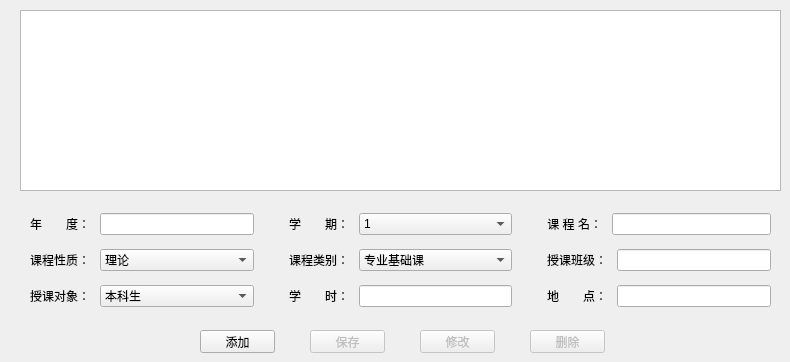
   <widget class="QWidget" name="tab_11">
    <attribute name="title">
     <string>课堂教学</string>
    </attribute>
    <widget class="QPushButton" name="btn_teaching_add">
     <property name="geometry">
      <rect>
       <x>200</x>
       <y>330</y>
       <width>75</width>
       <height>23</height>
      </rect>
     </property>
     <property name="text">
      <string>添加</string>
     </property>
     <property name="autoDefault">
      <bool>false</bool>
     </property>
    </widget>
    <widget class="QWidget" name="verticalLayoutWidget_15">
     <property name="geometry">
      <rect>
       <x>20</x>
       <y>200</y>
       <width>761</width>
       <height>121</height>
      </rect>
     </property>
     <layout class="QVBoxLayout" name="verticalLayout_15">
      <property name="leftMargin">
       <number>10</number>
      </property>
      <property name="topMargin">
       <number>5</number>
      </property>
      <property name="rightMargin">
       <number>10</number>
      </property>
      <property name="bottomMargin">
       <number>5</number>
      </property>
      <item>
       <layout class="QHBoxLayout" name="horizontalLayout_248" stretch="1,1,1">
        <property name="spacing">
         <number>35</number>
        </property>
        <item>
         <layout class="QHBoxLayout" name="horizontalLayout_249" stretch="1,3">
          <property name="spacing">
           <number>10</number>
          </property>
          <item>
           <widget class="QLabel" name="teaching_label_annual">
            <property name="text">
             <string>年　　度：</string>
            </property>
            <property name="alignment">
             <set>Qt::AlignRight|Qt::AlignTrailing|Qt::AlignVCenter</set>
            </property>
           </widget>
          </item>
          <item>
           <widget class="QLineEdit" name="teaching_edit_annual">
            <property name="maxLength">
             <number>20</number>
            </property>
           </widget>
          </item>
         </layout>
        </item>
        <item>
         <layout class="QHBoxLayout" name="horizontalLayout_250" stretch="1,3">
          <property name="spacing">
           <number>10</number>
          </property>
          <item>
           <widget class="QLabel" name="teaching_label_semester">
            <property name="text">
             <string>学　　期：</string>
            </property>
            <property name="alignment">
             <set>Qt::AlignRight|Qt::AlignTrailing|Qt::AlignVCenter</set>
            </property>
           </widget>
          </item>
          <item>
           <widget class="QComboBox" name="teaching_combo_semester">
            <item>
             <property name="text">
              <string>1</string>
             </property>
            </item>
            <item>
             <property name="text">
              <string>2</string>
             </property>
            </item>
           </widget>
          </item>
         </layout>
        </item>
        <item>
         <layout class="QHBoxLayout" name="horizontalLayout_251" stretch="1,3">
          <property name="spacing">
           <number>10</number>
          </property>
          <item>
           <widget class="QLabel" name="teaching_label_course">
            <property name="text">
             <string>课 程 名：</string>
            </property>
            <property name="alignment">
             <set>Qt::AlignRight|Qt::AlignTrailing|Qt::AlignVCenter</set>
            </property>
           </widget>
          </item>
          <item>
           <widget class="QLineEdit" name="teaching_edit_course">
            <property name="maxLength">
             <number>50</number>
            </property>
           </widget>
          </item>
         </layout>
        </item>
       </layout>
      </item>
      <item>
       <layout class="QHBoxLayout" name="horizontalLayout_252" stretch="1,1,1">
        <property name="spacing">
         <number>35</number>
        </property>
        <item>
         <layout class="QHBoxLayout" name="horizontalLayout_253" stretch="1,3">
          <property name="spacing">
           <number>10</number>
          </property>
          <item>
           <widget class="QLabel" name="teaching_label_sort">
            <property name="text">
             <string>课程性质：</string>
            </property>
            <property name="alignment">
             <set>Qt::AlignRight|Qt::AlignTrailing|Qt::AlignVCenter</set>
            </property>
           </widget>
          </item>
          <item>
           <widget class="QComboBox" name="teaching_combo_sort">
            <item>
             <property name="text">
              <string>理论</string>
             </property>
            </item>
            <item>
             <property name="text">
              <string>实验</string>
             </property>
            </item>
           </widget>
          </item>
         </layout>
        </item>
        <item>
         <layout class="QHBoxLayout" name="horizontalLayout_254" stretch="1,3">
          <property name="spacing">
           <number>10</number>
          </property>
          <item>
           <widget class="QLabel" name="teaching_label_level">
            <property name="text">
             <string>课程类别：</string>
            </property>
            <property name="alignment">
             <set>Qt::AlignRight|Qt::AlignTrailing|Qt::AlignVCenter</set>
            </property>
           </widget>
          </item>
          <item>
           <widget class="QComboBox" name="teaching_combo_level">
            <item>
             <property name="text">
              <string>专业基础课</string>
             </property>
            </item>
            <item>
             <property name="text">
              <string>专业必修课</string>
             </property>
            </item>
            <item>
             <property name="text">
              <string>专业选修课</string>
             </property>
            </item>
           </widget>
          </item>
         </layout>
        </item>
        <item>
         <layout class="QHBoxLayout" name="horizontalLayout_255" stretch="1,3">
          <property name="spacing">
           <number>10</number>
          </property>
          <item>
           <widget class="QLabel" name="teaching_label_class">
            <property name="text">
             <string>授课班级：</string>
            </property>
            <property name="alignment">
             <set>Qt::AlignRight|Qt::AlignTrailing|Qt::AlignVCenter</set>
            </property>
           </widget>
          </item>
          <item>
           <widget class="QLineEdit" name="teaching_edit_class">
            <property name="maxLength">
             <number>100</number>
            </property>
           </widget>
          </item>
         </layout>
        </item>
       </layout>
      </item>
      <item>
       <layout class="QHBoxLayout" name="horizontalLayout_256" stretch="1,1,1">
        <property name="spacing">
         <number>35</number>
        </property>
        <item>
         <layout class="QHBoxLayout" name="horizontalLayout_257" stretch="1,3">
          <property name="spacing">
           <number>10</number>
          </property>
          <item>
           <widget class="QLabel" name="teaching_label_object">
            <property name="text">
             <string>授课对象：</string>
            </property>
            <property name="alignment">
             <set>Qt::AlignRight|Qt::AlignTrailing|Qt::AlignVCenter</set>
            </property>
           </widget>
          </item>
          <item>
           <widget class="QComboBox" name="teaching_combo_object">
            <item>
             <property name="text">
              <string>本科生</string>
             </property>
            </item>
            <item>
             <property name="text">
              <string>专科生</string>
             </property>
            </item>
            <item>
             <property name="text">
              <string>研究生</string>
             </property>
            </item>
           </widget>
          </item>
         </layout>
        </item>
        <item>
         <layout class="QHBoxLayout" name="horizontalLayout_258" stretch="1,3">
          <property name="spacing">
           <number>10</number>
          </property>
          <item>
           <widget class="QLabel" name="teaching_label_hour">
            <property name="text">
             <string>学　　时：</string>
            </property>
            <property name="alignment">
             <set>Qt::AlignRight|Qt::AlignTrailing|Qt::AlignVCenter</set>
            </property>
           </widget>
          </item>
          <item>
           <widget class="QLineEdit" name="teaching_edit_hour">
            <property name="maxLength">
             <number>100</number>
            </property>
           </widget>
          </item>
         </layout>
        </item>
        <item>
         <layout class="QHBoxLayout" name="horizontalLayout_259" stretch="1,3">
          <property name="spacing">
           <number>10</number>
          </property>
          <item>
           <widget class="QLabel" name="teaching_label_location">
            <property name="text">
             <string>地　　点：</string>
            </property>
            <property name="alignment">
             <set>Qt::AlignRight|Qt::AlignTrailing|Qt::AlignVCenter</set>
            </property>
           </widget>
          </item>
          <item>
           <widget class="QLineEdit" name="teaching_edit_location">
            <property name="maxLength">
             <number>50</number>
            </property>
           </widget>
          </item>
         </layout>
        </item>
       </layout>
      </item>
     </layout>
    </widget>
    <widget class="QPushButton" name="btn_teaching_delete">
     <property name="enabled">
      <bool>false</bool>
     </property>
     <property name="geometry">
      <rect>
       <x>530</x>
       <y>330</y>
       <width>75</width>
       <height>23</height>
      </rect>
     </property>
     <property name="text">
      <string>删除</string>
     </property>
     <property name="autoDefault">
      <bool>false</bool>
     </property>
    </widget>
    <widget class="QPushButton" name="btn_teaching_save">
     <property name="enabled">
      <bool>false</bool>
     </property>
     <property name="geometry">
      <rect>
       <x>310</x>
       <y>330</y>
       <width>75</width>
       <height>23</height>
      </rect>
     </property>
     <property name="text">
      <string>保存</string>
     </property>
     <property name="autoDefault">
      <bool>false</bool>
     </property>
    </widget>
    <widget class="QPushButton" name="btn_teaching_update">
     <property name="enabled">
      <bool>false</bool>
     </property>
     <property name="geometry">
      <rect>
       <x>420</x>
       <y>330</y>
       <width>75</width>
       <height>23</height>
      </rect>
     </property>
     <property name="text">
      <string>修改</string>
     </property>
     <property name="autoDefault">
      <bool>false</bool>
     </property>
    </widget>
    <widget class="QTableView" name="list_teaching">
     <property name="geometry">
      <rect>
       <x>20</x>
       <y>10</y>
       <width>761</width>
       <height>181</height>
      </rect>
     </property>
     <property name="editTriggers">
      <set>QAbstractItemView::NoEditTriggers</set>
     </property>
     <property name="selectionMode">
      <enum>QAbstractItemView::SingleSelection</enum>
     </property>
     <property name="selectionBehavior">
      <enum>QAbstractItemView::SelectRows</enum>
     </property>
     <attribute name="horizontalHeaderStretchLastSection">
      <bool>true</bool>
     </attribute>
     <attribute name="verticalHeaderDefaultSectionSize">
      <number>25</number>
     </attribute>
     <attribute name="verticalHeaderMinimumSectionSize">
      <number>15</number>
     </attribute>
    </widget>
   </widget>
